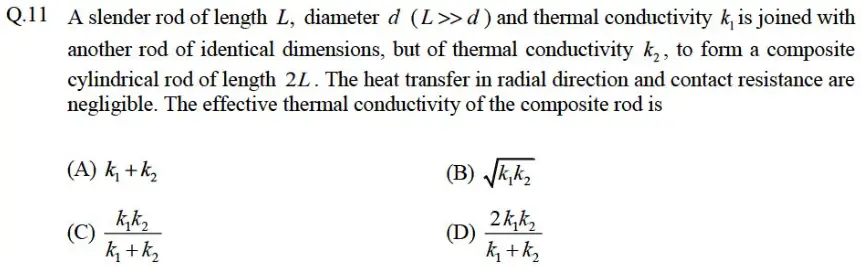
#> input picture img/q/me2019-s2-q11.webp, 861 x 267 px
$ python -i segment.py   (imports and definitions only)
#> lines starting #> are read from the running program, lines starting #| are printed output that depends on the picture; after the words box and inside, x2 and y2 are one past the last pixel; in counts of white or black regions, pixels touching at a corner belong together
#> further down, picture is the input picture: PIL image 861x267 RGB; mean R, G, B 239.2, 239.6, 238.9
#!/usr/bin/env python3
"""Cut an official GATE question-paper PDF into one image per question.

Usage: python3 tools/segment.py paper.pdf out_dir prefix

Finds the "Q.12" / "Q.No. 12" labels in the left margin (from the PDF text layer, or by OCR
when a page is a scan), crops the region between consecutive labels, trims white space and
stacks the pieces of a question that runs over a page break. A question number going back to 1
starts a new set. Writes <out_dir>/<prefix>-s<set>-q<n>.webp and <out_dir>/<prefix>.json with the
text of every question (text layer or OCR) for search and topic tagging.
"""
import json, re, subprocess, sys, tempfile, pathlib, io
import numpy as np
import pymupdf
from PIL import Image

ZOOM = 1.9          # render scale for the saved crops (72 dpi * 1.9)
OCR_ZOOM = 2.8

# [12 lines left out: function ocr_words, not called in this run]

def render(page, zoom):
    pm = page.get_pixmap(matrix=pymupdf.Matrix(zoom, zoom), alpha=False)
    return Image.frombytes("RGB", (pm.width, pm.height), pm.samples)

def table_labels(img):
    """Scans that set every question in a ruled table: find each table (a long vertical rule in
    the left third of the page) and OCR its top-left cell on its own. -> words in pixel units."""
    a = np.asarray(img.convert("L")) < 140
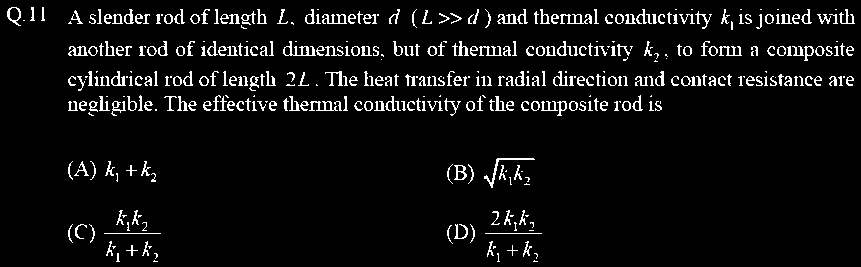
#> a: shape (267, 861) bool; 6% white in thin lines or dots
    H, W = a.shape
#> H = 267; W = 861
    sums = a[:, : int(0.3 * W)].sum(0)
#> sums = 258 values, max 54 at index 131, min 0 at index 0, mean 16.43
    strong = np.where(sums >= 0.5 * sums.max())[0]
#> strong = 54 values from 69 to 253
    if not len(strong) or sums.max() < 0.06 * H:
        return []
    xl, xr = int(strong[0]), int(strong[-1])   # table border(s) / label-column rule
#> xl = 69; xr = 253
    col = a[:, max(xl - 2, 0) : xr + 3].any(1)
    def read(box):
        cell = img.crop(box).convert("L").point(lambda v: 0 if v < 120 else 255)
        if cell.width < 8 or cell.height < 8:
            return None
        cell = cell.resize((cell.width * 2, cell.height * 2))
        with tempfile.NamedTemporaryFile(suffix=".png") as f:
            cell.save(f.name)
            t = subprocess.run(["tesseract", f.name, "-", "--psm", "7"], capture_output=True, text=True).stdout
        m = re.search(r"Q\.? ?[\dlI|OoSs]{1,2}", t)
        return m.group(0).replace(" ", "") if m else None
    out, start = [], None
    for y in range(H + 1):
        on = y < H and col[y]
        if on and start is None:
            start = y
        if not on and start is not None:
            if y - start > 40 * OCR_ZOOM / 2.8:
                y1 = start + int(24 * OCR_ZOOM)
                # the label cell is right of the outer border, or left of the label-column rule
                label = read((xl + 4, start + 5, xl + int(40 * OCR_ZOOM), y1)) or read((max(xl - int(48 * OCR_ZOOM), 0), start + 5, xl - 4, y1))
                # an unreadable cell is kept as "Q?": it is a question start only if a number is missing
                out.append((10, start, 40, start + 20, label or "Q?"))
            start = None
#> this loop made 263 passes
#> on on passes 1 to 12: False, False, False, False, False, False, False, False, False, True, True, True
#> after the loop, out = []; start = 210; y1 = 277
    return out

NUM = r"(\d{1,2})"
# [180 lines left out: functions find_events, trim, strip_rules, main, not called in this run]

# [2 lines not run here, left out]

>>> from PIL import Image
>>> picture = Image.open('../img/q/me2019-s2-q11.webp')
#> (the run stopped early here; a loop or call above may not have finished)

$ run again, on img/q/me2019-s2-q17.webp
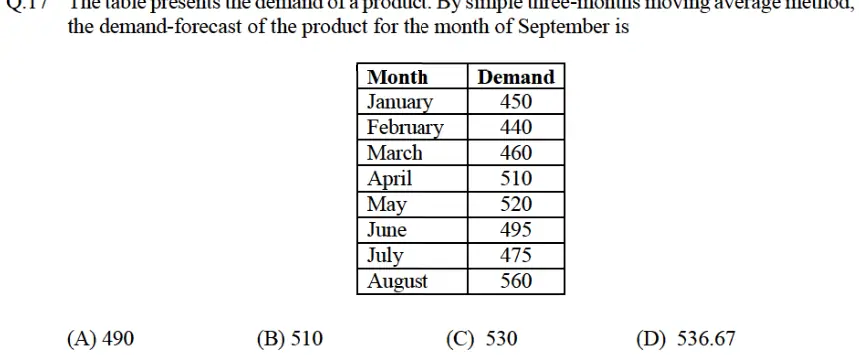
#> input picture img/q/me2019-s2-q17.webp, 859 x 355 px
#> picture is the input picture: PIL image 859x355 RGB; mean R, G, B 242.4, 242.5, 242.4
#> in table_labels, `a = np.asarray(img.convert("L")) < 140`:
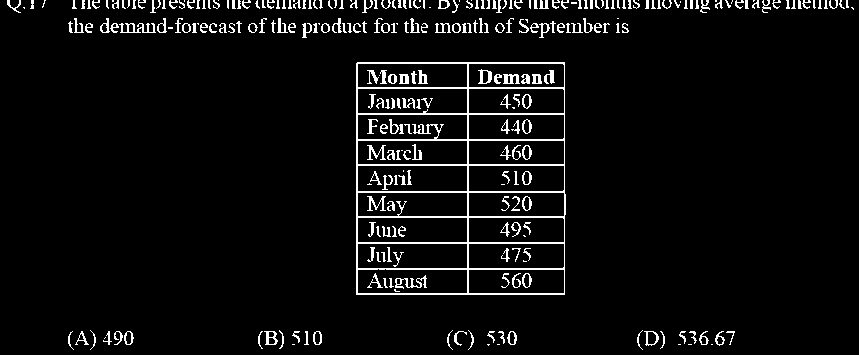
#> a: shape (355, 859) bool; 5.1% white in thin lines or dots
#> sums = 257 values, max 31 at index 108, min 0 at index 0, mean 6.93
#> strong = 22 values from 69 to 239
#> xl = 69; xr = 239
#> the loop in table_labels, `for y in range(H + 1):` made 356 passes
#> on on passes 1 to 8: True, True, True, True, True, True, True, True
#> after the loop in table_labels, `for y in range(H + 1):`: out = []

$ run again, on img/q/me2019-s2-q24.webp
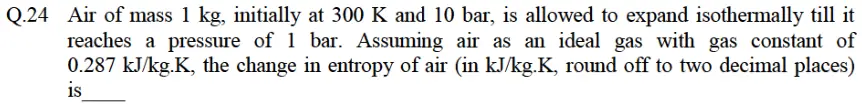
#> input picture img/q/me2019-s2-q24.webp, 862 x 107 px
#> picture is the input picture: PIL image 862x107 RGB; mean R, G, B 230.3, 230.6, 230.2
#> in table_labels, `a = np.asarray(img.convert("L")) < 140`:
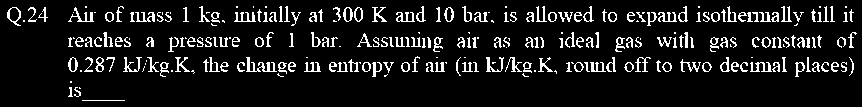
#> a: shape (107, 862) bool; 9.9% white in thin lines or dots, all inside (x1, y1, x2, y2) = (7, 6, 857, 101)
#> sums = 258 values, max 39 at index 70, min 0 at index 0, mean 9.28
#> strong = 32 values from 69 to 253
#> xl = 69; xr = 253
#> the loop in table_labels, `for y in range(H + 1):` made 108 passes
#> on on passes 1 to 8: False, False, False, False, False, False, True, True
#> after the loop in table_labels, `for y in range(H + 1):`: out = []

$ run again, on img/q/me2019-s2-q28.webp
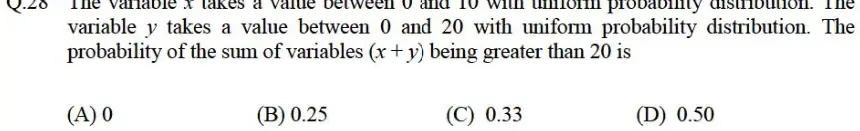
#> input picture img/q/me2019-s2-q28.webp, 860 x 131 px
#> picture is the input picture: PIL image 860x131 RGB; mean R, G, B 234.4, 234.8, 234
#> in table_labels, `a = np.asarray(img.convert("L")) < 140`:
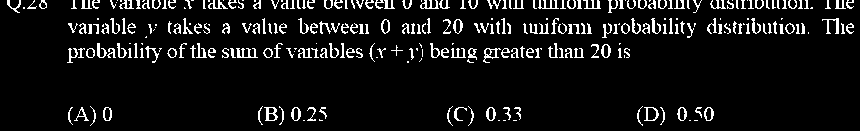
#> a: shape (131, 860) bool; 7.9% white in thin lines or dots
#> sums = 258 values, max 30 at index 69, min 0 at index 0, mean 9.1
#> strong = 60 values from 69 to 255
#> xl = 69; xr = 255
#> the loop in table_labels, `for y in range(H + 1):` made 132 passes
#> on on passes 1 to 8: True, True, True, True, True, True, True, True
#> after the loop in table_labels, `for y in range(H + 1):`: out = []
